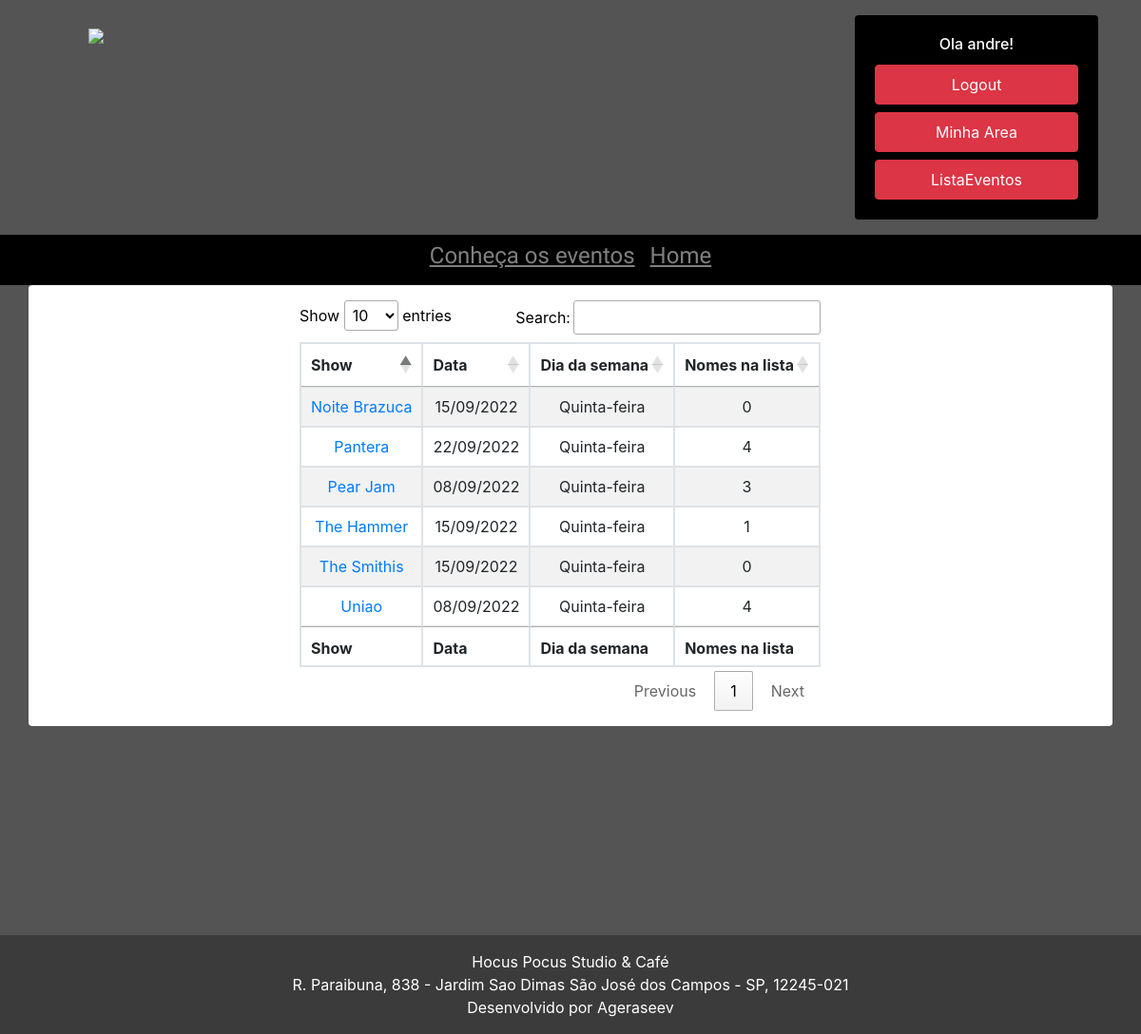
Page /listaevento (signed in) on the earlier database version.
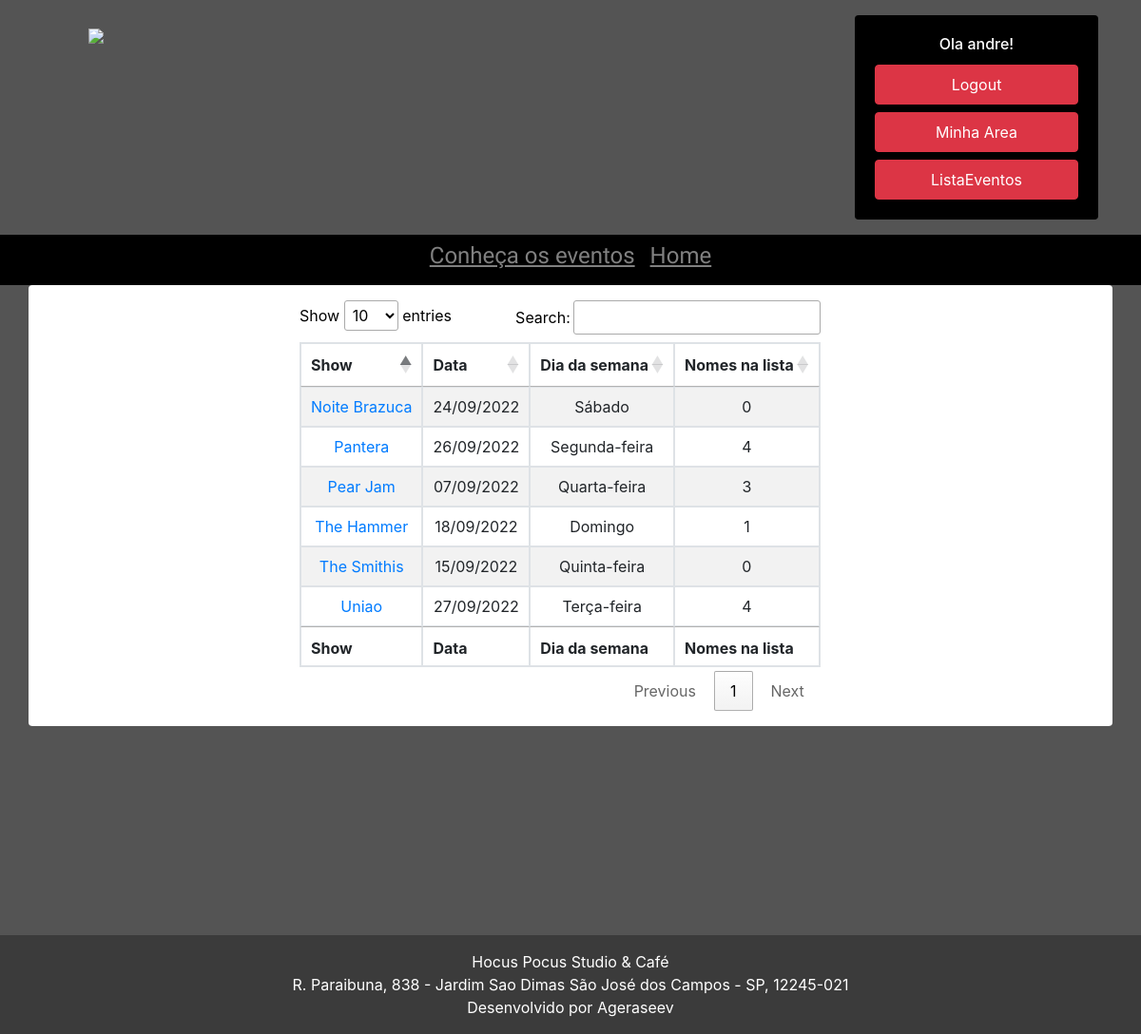
Same page on the later database version.
### show/models.py (models this page shows, shortened)
class Show(models.Model):
    titulo_show = models.CharField(max_length=100, )
    descricao_show = models.CharField(max_length=300)
    horario_do_show = models.CharField(max_length=100, null=True)
    data_do_show = models.DateField(null=True)
    banner = models.ImageField(upload_to='static/banners', blank=True)
    quadrado = models.ImageField(upload_to='static/banners', blank=True)
    publicada = models.BooleanField(default=False)
    pix = models.BooleanField(default=False)
    carrocel = models.BooleanField(default=False)

class NomeLista(models.Model):
    sem_registro = models.ForeignKey(UsuarioSemRegistro, on_delete=models.CASCADE, blank=True, null= True)
    roqueiro = models.ForeignKey(Usuario, on_delete=models.CASCADE, blank=True, null= True)
    pagamento = models.BooleanField(default=False)
    comprovante = models.ImageField(upload_to='static/comprovantes', blank=True)
    lista_reserva = models.ForeignKey(Show, on_delete=models.CASCADE, blank=True, null= True,)
    class Meta:
        unique_together = ('roqueiro', 'lista_reserva')

### show/views.py (the view)
# urls.py: path('listaevento', listaevento, name='listaevento'),
def listaevento(request):
    if request.user.is_staff:
        roqueiros = NomeLista.objects.all()
        show = Show.objects.filter(publicada=True)
        dados = {
            'roqueiro': roqueiros,
                 'show': show,
        }
        return render(request, 'listaevento.html', dados)
    else:
        return redirect('home')

### templates/listaevento.html (shortened to what this page needs)
{% extends 'base3.html' %}
{% load static %}
{% block content %}
<link rel="stylesheet" href="https://cdn.datatables.net/1.10.2/css/jquery.dataTables.min.css">
<body>
<div class="container bg-white rounded text-center ">
    <div class="row">
        <div class="col-lg-3 col-sm-2"></div>
        <div class="col-8 my-3 text-center">
            <div class="row header" style="text-align:center;color:black">
                <table id="example" class="table table-striped table-bordered" style="width:100%">
                    <thead>
                    <tr>
                        <th>Show</th>
                        <th>Data</th>
                        <th>Dia da semana</th>
                        <th>Nomes na lista</th>
                    </tr>
                    </thead>
                    <tbody>
                    {% for shows in show %}
                    <tr>
                        <td><a href="{% url 'lista' %}/{{ shows.id }} "> {{ shows.titulo_show }} </a></td>
                        <td>{{ shows.data_do_show|date:"SHORT_DATE_FORMAT" }}</td>
                        <td>{{ shows.data_do_show|date:"l" }}</td>
                        <td>{{ shows.nomelista_set.all|length }}</td>
                    </tr>
                    {% endfor %}
                    </tbody>
                    <tfoot>
                    <tr>
                        <th>Show</th>
                        <th>Data</th>
                        <th>Dia da semana</th>
                        <th>Nomes na lista</th>
                    </tr>
                    </tfoot>
                </table>
            </div>
        </div>
    </div>
</div>
{% endblock %}

Differences in the rows shown:
changed Show "Pantera": data_do_show "22/09/2022" → "26/09/2022"; data_do_show "Quinta-feira" → "Segunda-feira"
changed Show "Uniao": data_do_show "08/09/2022" → "27/09/2022"; data_do_show "Quinta-feira" → "Terça-feira"
changed Show "Pear Jam": data_do_show "08/09/2022" → "07/09/2022"; data_do_show "Quinta-feira" → "Quarta-feira"
changed Show "The Hammer": data_do_show "15/09/2022" → "18/09/2022"; data_do_show "Quinta-feira" → "Domingo"
changed Show "Noite Brazuca": data_do_show "15/09/2022" → "24/09/2022"; data_do_show "Quinta-feira" → "Sábado"
